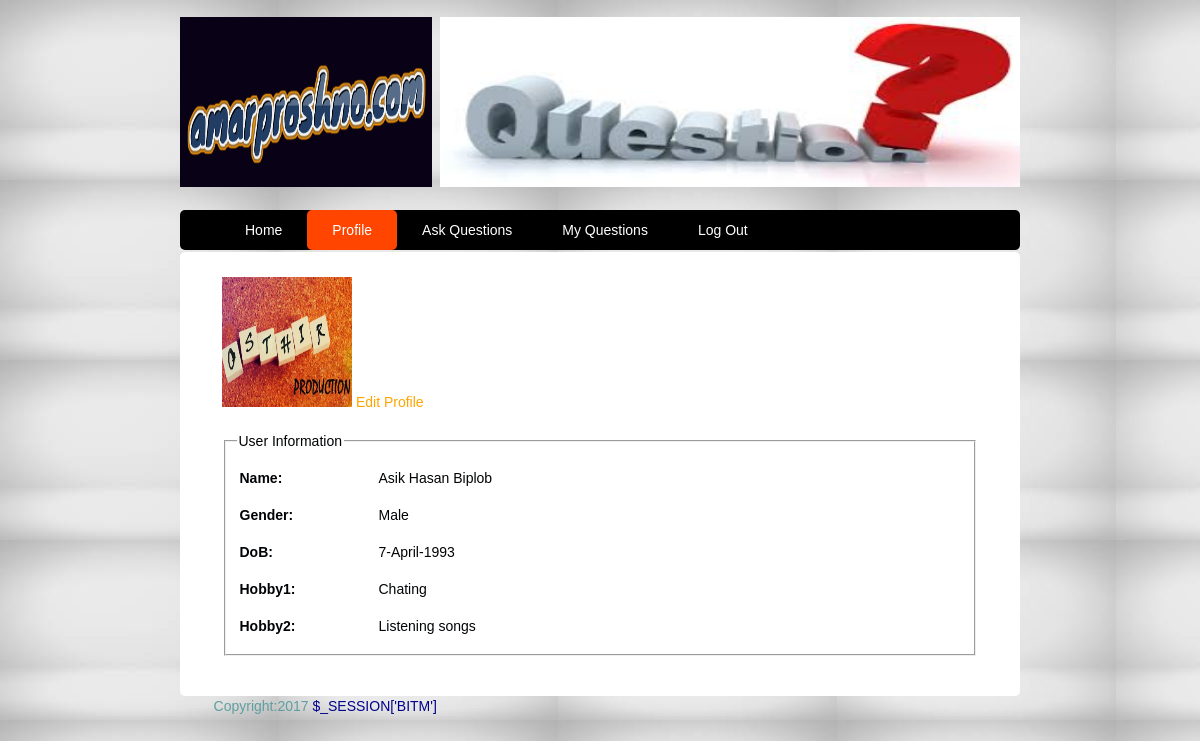
The app's page /views/Profile/profile.php (signed in) with its own data.
### tables this page shows
CREATE TABLE `profile` (
  `u_id` int(11) NOT NULL,
  `fname` varchar(20) DEFAULT NULL,
  `mname` varchar(20) DEFAULT NULL,
  `lname` varchar(30) DEFAULT NULL,
  `dob_day` varchar(11) DEFAULT NULL,
  `dob_month` varchar(11) DEFAULT NULL,
  `dob_year` varchar(4) DEFAULT NULL,
  `gender` varchar(11) DEFAULT NULL,
  `interest1` varchar(50) DEFAULT NULL,
  `interest2` varchar(50) DEFAULT NULL,
  `photo` varchar(60) DEFAULT NULL
);

### src/Profile/Profile.php (called while the page is built, shortened)
<?php
class Profile
{
    public function show()
    {
        $u_id = $_SESSION['u_id'];
        $pdo = new PDO('mysql:host=localhost;dbname=amarproshno', 'root', '');
        $stmt = $pdo->prepare("SELECT * FROM `profile` WHERE u_id=$u_id");
        $stmt->execute();
        $data = $stmt->fetch();
        return $data;
    }
}

### views/Profile/profile.php (the view, shortened to what this page needs)
<?php
require_once("../../src/Profile/Profile.php");
$profileUpdate = new Profile();
$value = $profileUpdate->show();
?>
<!DOCTYPE html>
<html lang="en">
<head>
    <link rel="stylesheet" href="../../src/style.css" type="text/css">
</head>
<body class="body">
<header class="mainheader">
    <div class="logo">
        <img src="../../src/img/logo.png">
    </div>
    <div class="banner">
        <img src="../../src/img/banner.jpg">
    </div>
    <nav>
        <ul>
            <li><a href="../HomePage/index.php">Home</a></li>
            <li class="active"><a href="profile.php">Profile</a></li>
            <li><a href="../AskQuestion/askQuestion.php">Ask Questions</a></li>
            <li><a href="../Questions/questions.php">My Questions</a></li>
            <li><a href="../Logout/logout.php">Log Out</a></li>
        </ul>
    </nav>
</header>
<div class="maincontent">
    <div class="content">
        <article class="topcontent">
            <header>
                <?php if (empty($value['photo'])) {
                    ?>
                    <img src="uploads/img.jpg" height="130px" width="130px">
                    <?php
                } else {
                    ?>
                    <img src="uploads/<?php echo $value['photo'] ?>" height="130px" width="130px">
                    <?php
                }
                ?>
                <a href="profileUpdate.php">Edit Profile</a>
            </header>
            <content>
                <p>
                <fieldset>
                    <legend>User Information</legend>
                    <form id="signupForm" action="store.php" method="POST">
                        <table>
                            <tr>
                                <th>Name:</th>
                                <td><?php
                                    if ($value['fname'] == '' && $value['mname'] == '' && $value['lname'] == '') {
                                        echo 'Not set yet';
                                    } else
                                        echo $value['fname'] . ' ' . $value['mname'] . ' ' . $value['lname'];
                                    ?></td>
                            </tr>
                            <tr>
                                <th>Gender:</th>
                                <td><?php
                                    if ($value['gender'] == '') {
                                        echo 'Not set yet';
                                    } else
                                        echo $value['gender'] ?></td>
                            </tr>
                            <tr>
                                <th>DoB:</th>
                                <td><?php
                                    if ($value['dob_year'] == '' && $value['dob_month'] == '' && $value['dob_day'] == '') {
                                        echo 'Not set yet';
                                    } else
                                        echo $value['dob_day'] . '-' . $value['dob_month'] . '-' . $value['dob_year'] ?></td>
                            </tr>
                            <tr>
                                <th>Hobby1:</th>
                                <td><?php
                                    if ($value['interest1'] == '') {
                                        echo 'Not set yet';
                                    } else
                                        echo $value['interest1'] ?></td>
                            </tr>
                            <tr>
                                <th>Hobby2:</th>
                                <td><?php
                                    if ($value['interest2'] == '') {
                                        echo 'Not set yet';
                                    } else
                                        echo $value['interest2'] ?></td>
                            </tr>
                        </table>
                    </form>
                </fieldset>
                </p>
            </content>
        </article>
    </div>
</div>
<footer class="mainFooter">
    <p>Copyright:2017 <a href="#" title="Biplob">$_SESSION['BITM']</a></p>
</footer>
</body>
</html>

### src/style.css (style rules this page uses)
body { background-image: url("img/bg.jpg"); color: #000305; font-size: 87.5%; font-family: Arial; line-height: 1.5; text-align: left; }
a { text-decoration: none; }
a:link, a:visited { color: orange; }
.body { margin: 0 auto; width: 70%; clear: both; }
.logo img { width: 30%; height: 170px; margin: 2% 0; padding-right: 1%; float: left; }
.banner img { width: 69%; height: 170px; margin: 2% 0; }
.mainheader nav { background-color: black; height: 40px; border-radius: 5px; -moz-border-radius: 5px; -webkit-border-radius: 5px; }
.mainheader nav ul { list-style: none; margin: 0 auto; }
.mainheader nav ul li { float: left; display: inline; }
.mainheader nav a:link, .mainheader nav a:visited { color: #FFF; display: inline-block; padding: 10px 25px; height: 20px; }
.mainheader nav a:hover, .mainheader nav a:active, .mainheader nav .active a:link, .mainheader nav .active a:visited { background-color: orangered; text-shadow: none; height: 20px; }
.mainheader nav ul li a { border-radius: 5px; -moz-border-radius: 5px; -webkit-border-radius: 5px; }
.maincontent { line-height: 25px; border-radius: 5px; -moz-border-radius: 5px; -webkit-border-radius: 5px; }
.content { width: 100%; float: left; }
.topcontent { background-color: white; border-radius: 5px; -moz-border-radius: 5px; -webkit-border-radius: 5px; padding: 3% 5%; margin-top: 2px; }
.mainFooter p { width: 92%; margin: 2% auto; color: cadetblue; }
.mainFooter p a { width: 92%; margin: 2% auto; color: darkblue; }

### views/Profile/profile.php (style rules this page uses)
table td { padding: 5px 80px; }

### records on screen
profile: photo (picture), fname "Asik", mname "Hasan", lname "Biplob", gender "Male", dob_day "7", dob_month "April", dob_year "1993", interest1 "Chating", interest2 "Listening songs"
